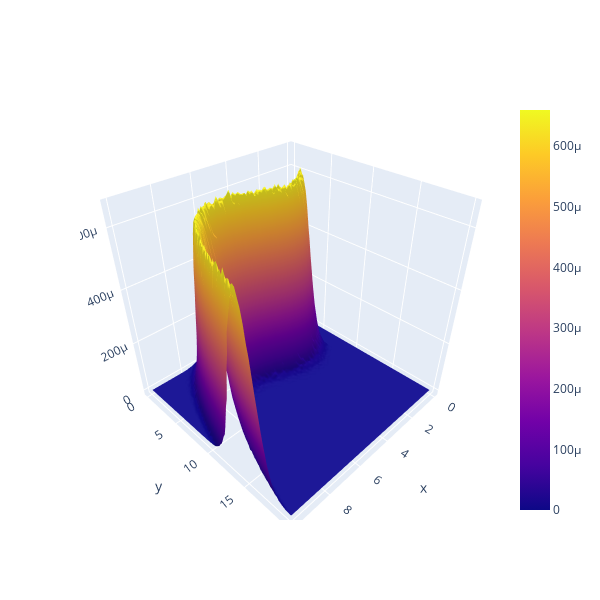

Notebook cell for this chart:
### Markdown cell above
### Ploting P(X,Y) (with hover)

### Code cell
s = 10000000
x = np.random.uniform(10,size=(1,s))
y_dn = np.apply_along_axis(func1d= f ,axis=1,arr=x)
y_dn += np.random.normal(loc=0,scale=np.sqrt(2),size=(1,s))
xedges = np.linspace(0,10,100)
yedges = np.linspace(0,20,100)
H, xedges, yedges = np.histogram2d(x.ravel(), y_dn.ravel(), bins=(xedges, yedges))
H /= s # normalize
H = H.T  # Let each row list bins with common y range.

X, Y = np.meshgrid(xedges + ((xedges[1] - xedges[0]) / 2 )
                   ,yedges + ((yedges[1] - yedges[0]) / 2 ))
Z = np.random.randint(100,size=(200,200))

fig = go.Figure(data=[go.Surface(x=X,y=Y,z=H)],
                layout=go.Layout(xaxis_range = (0,10),yaxis_range = (-4,20),height=600,width=600,))
fig.show()

### Figure 1 — Plotly figure (JSON) as saved in the notebook; plotly's stock layout.template omitted (floating-point values rounded to 4 significant figures; data arrays with more than 128 entries replaced by an {"elided": "..."} marker saying what was removed)
{"data": [{"type": "surface", "x": {"elided": "100x100 float values"}, "y": {"elided": "100x100 float values"}, "z": {"elided": "99x99 float values"}}], "layout": {"height": 600, "width": 600, "xaxis": {"range": [0, 10]}, "yaxis": {"range": [-4, 20]}}}
